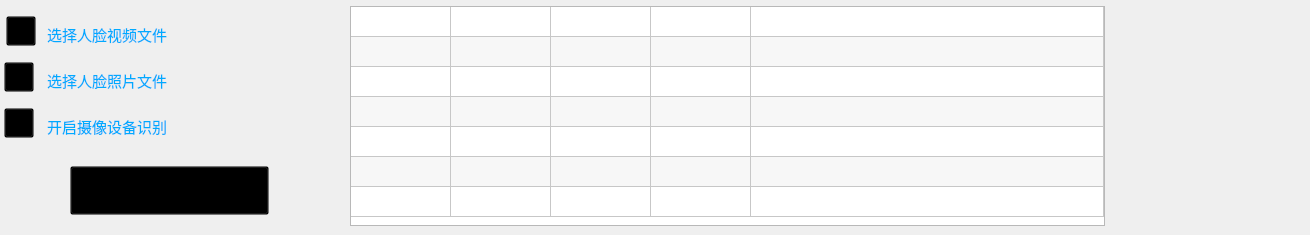
    <widget class="QWidget" name="tab_rec">
     <attribute name="title">
      <string>识别</string>
     </attribute>
     <widget class="QTextEdit" name="textEdit_camera">
      <property name="geometry">
       <rect>
        <x>42</x>
        <y>110</y>
        <width>283</width>
        <height>30</height>
       </rect>
      </property>
      <property name="minimumSize">
       <size>
        <width>0</width>
        <height>30</height>
       </size>
      </property>
      <property name="maximumSize">
       <size>
        <width>16777215</width>
        <height>35</height>
       </size>
      </property>
      <property name="font">
       <font>
        <family>华文仿宋</family>
        <pointsize>12</pointsize>
       </font>
      </property>
      <property name="layoutDirection">
       <enum>Qt::LeftToRight</enum>
      </property>
      <property name="styleSheet">
       <string notr="true">background-color: transparent;
border-color: rgb(0, 170, 255);
color: rgb(0, 170, 255);</string>
      </property>
      <property name="verticalScrollBarPolicy">
       <enum>Qt::ScrollBarAlwaysOff</enum>
      </property>
      <property name="horizontalScrollBarPolicy">
       <enum>Qt::ScrollBarAsNeeded</enum>
      </property>
      <property name="lineWrapMode">
       <enum>QTextEdit::NoWrap</enum>
      </property>
      <property name="readOnly">
       <bool>true</bool>
      </property>
      <property name="html">
       <string>&lt;!DOCTYPE HTML PUBLIC &quot;-//W3C//DTD HTML 4.0//EN&quot; &quot;http://www.w3.org/TR/REC-html40/strict.dtd&quot;&gt;
&lt;html&gt;&lt;head&gt;&lt;meta name=&quot;qrichtext&quot; content=&quot;1&quot; /&gt;&lt;style type=&quot;text/css&quot;&gt;
p, li { white-space: pre-wrap; }
&lt;/style&gt;&lt;/head&gt;&lt;body style=&quot; font-family:'华文仿宋'; font-size:12pt; font-weight:400; font-style:normal;&quot;&gt;
&lt;p style=&quot; margin-top:0px; margin-bottom:0px; margin-left:0px; margin-right:0px; -qt-block-indent:0; text-indent:0px;&quot;&gt;&lt;span style=&quot; font-family:'Adobe Devanagari'; font-size:11pt;&quot;&gt;开启摄像设备识别&lt;/span&gt;&lt;/p&gt;&lt;/body&gt;&lt;/html&gt;</string>
      </property>
      <property name="tabStopDistance">
       <double>80.000000000000000</double>
      </property>
     </widget>
     <widget class="QTextEdit" name="textEdit_video">
      <property name="geometry">
       <rect>
        <x>42</x>
        <y>18</y>
        <width>283</width>
        <height>30</height>
       </rect>
      </property>
      <property name="minimumSize">
       <size>
        <width>0</width>
        <height>30</height>
       </size>
      </property>
      <property name="maximumSize">
       <size>
        <width>16777215</width>
        <height>35</height>
       </size>
      </property>
      <property name="font">
       <font>
        <family>华文仿宋</family>
        <pointsize>12</pointsize>
       </font>
      </property>
      <property name="layoutDirection">
       <enum>Qt::RightToLeft</enum>
      </property>
      <property name="styleSheet">
       <string notr="true">background-color: transparent;
border-color: rgb(0, 170, 255);
color:rgb(0, 170, 255);</string>
      </property>
      <property name="verticalScrollBarPolicy">
       <enum>Qt::ScrollBarAlwaysOff</enum>
      </property>
      <property name="horizontalScrollBarPolicy">
       <enum>Qt::ScrollBarAsNeeded</enum>
      </property>
      <property name="sizeAdjustPolicy">
       <enum>QAbstractScrollArea::AdjustIgnored</enum>
      </property>
      <property name="lineWrapMode">
       <enum>QTextEdit::NoWrap</enum>
      </property>
      <property name="readOnly">
       <bool>true</bool>
      </property>
      <property name="html">
       <string>&lt;!DOCTYPE HTML PUBLIC &quot;-//W3C//DTD HTML 4.0//EN&quot; &quot;http://www.w3.org/TR/REC-html40/strict.dtd&quot;&gt;
&lt;html&gt;&lt;head&gt;&lt;meta name=&quot;qrichtext&quot; content=&quot;1&quot; /&gt;&lt;style type=&quot;text/css&quot;&gt;
p, li { white-space: pre-wrap; }
&lt;/style&gt;&lt;/head&gt;&lt;body style=&quot; font-family:'华文仿宋'; font-size:12pt; font-weight:400; font-style:normal;&quot;&gt;
&lt;p style=&quot; margin-top:0px; margin-bottom:0px; margin-left:0px; margin-right:0px; -qt-block-indent:0; text-indent:0px;&quot;&gt;&lt;span style=&quot; font-family:'Adobe Devanagari'; font-size:11pt;&quot;&gt;选择人脸视频文件&lt;/span&gt;&lt;/p&gt;&lt;/body&gt;&lt;/html&gt;</string>
      </property>
     </widget>
     <widget class="QTextEdit" name="textEdit_file">
      <property name="geometry">
       <rect>
        <x>42</x>
        <y>64</y>
        <width>283</width>
        <height>30</height>
       </rect>
      </property>
      <property name="minimumSize">
       <size>
        <width>0</width>
        <height>30</height>
       </size>
      </property>
      <property name="maximumSize">
       <size>
        <width>16777215</width>
        <height>35</height>
       </size>
      </property>
      <property name="font">
       <font>
        <family>华文仿宋</family>
        <pointsize>12</pointsize>
       </font>
      </property>
      <property name="layoutDirection">
       <enum>Qt::LeftToRight</enum>
      </property>
      <property name="styleSheet">
       <string notr="true">background-color: transparent;
border-color: rgb(0, 170, 255);
color: rgb(0, 170, 255);</string>
      </property>
      <property name="verticalScrollBarPolicy">
       <enum>Qt::ScrollBarAlwaysOff</enum>
      </property>
      <property name="horizontalScrollBarPolicy">
       <enum>Qt::ScrollBarAsNeeded</enum>
      </property>
      <property name="sizeAdjustPolicy">
       <enum>QAbstractScrollArea::AdjustIgnored</enum>
      </property>
      <property name="lineWrapMode">
       <enum>QTextEdit::NoWrap</enum>
      </property>
      <property name="readOnly">
       <bool>true</bool>
      </property>
      <property name="html">
       <string>&lt;!DOCTYPE HTML PUBLIC &quot;-//W3C//DTD HTML 4.0//EN&quot; &quot;http://www.w3.org/TR/REC-html40/strict.dtd&quot;&gt;
&lt;html&gt;&lt;head&gt;&lt;meta name=&quot;qrichtext&quot; content=&quot;1&quot; /&gt;&lt;style type=&quot;text/css&quot;&gt;
p, li { white-space: pre-wrap; }
&lt;/style&gt;&lt;/head&gt;&lt;body style=&quot; font-family:'华文仿宋'; font-size:12pt; font-weight:400; font-style:normal;&quot;&gt;
&lt;p style=&quot; margin-top:0px; margin-bottom:0px; margin-left:0px; margin-right:0px; -qt-block-indent:0; text-indent:0px;&quot;&gt;&lt;span style=&quot; font-family:'Adobe Devanagari'; font-size:11pt;&quot;&gt;选择人脸照片文件&lt;/span&gt;&lt;/p&gt;&lt;/body&gt;&lt;/html&gt;</string>
      </property>
     </widget>
     <widget class="QToolButton" name="toolButton_runing">
      <property name="geometry">
       <rect>
        <x>70</x>
        <y>166</y>
        <width>199</width>
        <height>49</height>
       </rect>
      </property>
      <property name="minimumSize">
       <size>
        <width>150</width>
        <height>40</height>
       </size>
      </property>
      <property name="maximumSize">
       <size>
        <width>200</width>
        <height>50</height>
       </size>
      </property>
      <property name="cursor">
       <cursorShape>PointingHandCursor</cursorShape>
      </property>
      <property name="autoFillBackground">
       <bool>false</bool>
      </property>
      <property name="styleSheet">
       <string notr="true">background-color: transparent;</string>
      </property>
      <property name="text">
       <string/>
      </property>
      <property name="icon">
       <iconset resource="image1.qrc">
        <normaloff>:/newPrefix/images_test/runicon.png</normaloff>:/newPrefix/images_test/runicon.png</iconset>
      </property>
      <property name="iconSize">
       <size>
        <width>327</width>
        <height>69</height>
       </size>
      </property>
      <property name="popupMode">
       <enum>QToolButton::DelayedPopup</enum>
      </property>
      <property name="toolButtonStyle">
       <enum>Qt::ToolButtonTextUnderIcon</enum>
      </property>
      <property name="autoRaise">
       <bool>false</bool>
      </property>
      <property name="arrowType">
       <enum>Qt::NoArrow</enum>
      </property>
     </widget>
     <widget class="QLabel" name="label_pic_baceface">
      <property name="geometry">
       <rect>
        <x>1148</x>
        <y>36</y>
        <width>153</width>
        <height>171</height>
       </rect>
      </property>
      <property name="styleSheet">
       <string notr="true">border-image: url(:/newPrefix/images_test/iniface.png);</string>
      </property>
      <property name="text">
       <string/>
      </property>
     </widget>
     <widget class="QToolButton" name="toolButton_camera">
      <property name="geometry">
       <rect>
        <x>4</x>
        <y>108</y>
        <width>30</width>
        <height>30</height>
       </rect>
      </property>
      <property name="minimumSize">
       <size>
        <width>28</width>
        <height>30</height>
       </size>
      </property>
      <property name="maximumSize">
       <size>
        <width>30</width>
        <height>30</height>
       </size>
      </property>
      <property name="cursor">
       <cursorShape>PointingHandCursor</cursorShape>
      </property>
      <property name="autoFillBackground">
       <bool>false</bool>
      </property>
      <property name="styleSheet">
       <string notr="true">background-color: transparent;
border-color: rgb(0, 170, 255);
color:rgb(0, 170, 255);</string>
      </property>
      <property name="text">
       <string/>
      </property>
      <property name="icon">
       <iconset resource="image1.qrc">
        <normaloff>:/newPrefix/images_test/g1.png</normaloff>:/newPrefix/images_test/g1.png</iconset>
      </property>
      <property name="iconSize">
       <size>
        <width>50</width>
        <height>39</height>
       </size>
      </property>
      <property name="popupMode">
       <enum>QToolButton::DelayedPopup</enum>
      </property>
      <property name="toolButtonStyle">
       <enum>Qt::ToolButtonTextUnderIcon</enum>
      </property>
      <property name="autoRaise">
       <bool>false</bool>
      </property>
      <property name="arrowType">
       <enum>Qt::NoArrow</enum>
      </property>
     </widget>
     <widget class="QToolButton" name="toolButton_video">
      <property name="geometry">
       <rect>
        <x>6</x>
        <y>16</y>
        <width>30</width>
        <height>30</height>
       </rect>
      </property>
      <property name="minimumSize">
       <size>
        <width>28</width>
        <height>25</height>
       </size>
      </property>
      <property name="maximumSize">
       <size>
        <width>30</width>
        <height>30</height>
       </size>
      </property>
      <property name="cursor">
       <cursorShape>PointingHandCursor</cursorShape>
      </property>
      <property name="autoFillBackground">
       <bool>false</bool>
      </property>
      <property name="styleSheet">
       <string notr="true">background-color: transparent;
border-color: rgb(0, 170, 255);
color:rgb(0, 170, 255);</string>
      </property>
      <property name="text">
       <string/>
      </property>
      <property name="icon">
       <iconset resource="image1.qrc">
        <normaloff>:/newPrefix/images_test/video.png</normaloff>:/newPrefix/images_test/video.png</iconset>
      </property>
      <property name="iconSize">
       <size>
        <width>30</width>
        <height>30</height>
       </size>
      </property>
      <property name="popupMode">
       <enum>QToolButton::DelayedPopup</enum>
      </property>
      <property name="toolButtonStyle">
       <enum>Qt::ToolButtonTextUnderIcon</enum>
      </property>
      <property name="autoRaise">
       <bool>false</bool>
      </property>
      <property name="arrowType">
       <enum>Qt::NoArrow</enum>
      </property>
     </widget>
     <widget class="QToolButton" name="toolButton_file">
      <property name="geometry">
       <rect>
        <x>4</x>
        <y>62</y>
        <width>30</width>
        <height>30</height>
       </rect>
      </property>
      <property name="minimumSize">
       <size>
        <width>28</width>
        <height>30</height>
       </size>
      </property>
      <property name="maximumSize">
       <size>
        <width>30</width>
        <height>30</height>
       </size>
      </property>
      <property name="cursor">
       <cursorShape>PointingHandCursor</cursorShape>
      </property>
      <property name="autoFillBackground">
       <bool>false</bool>
      </property>
      <property name="styleSheet">
       <string notr="true">background-color: transparent;
border-color: rgb(0, 170, 255);
color:rgb(0, 170, 255);</string>
      </property>
      <property name="text">
       <string/>
      </property>
      <property name="icon">
       <iconset resource="image1.qrc">
        <normaloff>:/newPrefix/images_test/filefold.png</normaloff>:/newPrefix/images_test/filefold.png</iconset>
      </property>
      <property name="iconSize">
       <size>
        <width>50</width>
        <height>39</height>
       </size>
      </property>
      <property name="popupMode">
       <enum>QToolButton::DelayedPopup</enum>
      </property>
      <property name="toolButtonStyle">
       <enum>Qt::ToolButtonTextUnderIcon</enum>
      </property>
      <property name="autoRaise">
       <bool>false</bool>
      </property>
      <property name="arrowType">
       <enum>Qt::NoArrow</enum>
      </property>
     </widget>
     <widget class="QTableWidget" name="tableWidget_rec">
      <property name="geometry">
       <rect>
        <x>350</x>
        <y>6</y>
        <width>755</width>
        <height>220</height>
       </rect>
      </property>
      <property name="sizePolicy">
       <sizepolicy hsizetype="Expanding" vsizetype="Expanding">
        <horstretch>0</horstretch>
        <verstretch>0</verstretch>
       </sizepolicy>
      </property>
      <property name="minimumSize">
       <size>
        <width>569</width>
        <height>150</height>
       </size>
      </property>
      <property name="maximumSize">
       <size>
        <width>16777215</width>
        <height>220</height>
       </size>
      </property>
      <property name="font">
       <font>
        <pointsize>10</pointsize>
        <weight>50</weight>
        <bold>false</bold>
       </font>
      </property>
      <property name="verticalScrollBarPolicy">
       <enum>Qt::ScrollBarAsNeeded</enum>
      </property>
      <property name="horizontalScrollBarPolicy">
       <enum>Qt::ScrollBarAlwaysOff</enum>
      </property>
      <property name="sizeAdjustPolicy">
       <enum>QAbstractScrollArea::AdjustIgnored</enum>
      </property>
      <property name="alternatingRowColors">
       <bool>true</bool>
      </property>
      <property name="wordWrap">
       <bool>false</bool>
      </property>
      <property name="rowCount">
       <number>7</number>
      </property>
      <attribute name="horizontalHeaderVisible">
       <bool>false</bool>
      </attribute>
      <attribute name="horizontalHeaderCascadingSectionResizes">
       <bool>false</bool>
      </attribute>
      <attribute name="horizontalHeaderStretchLastSection">
       <bool>true</bool>
      </attribute>
      <attribute name="verticalHeaderVisible">
       <bool>false</bool>
      </attribute>
      <attribute name="verticalHeaderCascadingSectionResizes">
       <bool>false</bool>
      </attribute>
      <row>
       <property name="text">
        <string>0</string>
       </property>
      </row>
      <row>
       <property name="text">
        <string>1</string>
       </property>
      </row>
      <row>
       <property name="text">
        <string>2</string>
       </property>
      </row>
      <row/>
      <row/>
      <row/>
      <row/>
      <column>
       <property name="text">
        <string>序号</string>
       </property>
       <property name="font">
        <font>
         <family>微软雅黑</family>
         <pointsize>9</pointsize>
         <weight>50</weight>
         <bold>false</bold>
        </font>
       </property>
       <property name="textAlignment">
        <set>AlignCenter</set>
       </property>
      </column>
      <column>
       <property name="text">
        <string>画面标识</string>
       </property>
       <property name="font">
        <font>
         <family>微软雅黑</family>
         <pointsize>9</pointsize>
         <weight>50</weight>
         <bold>false</bold>
        </font>
       </property>
       <property name="textAlignment">
        <set>AlignCenter</set>
       </property>
      </column>
      <column>
       <property name="text">
        <string>人脸</string>
       </property>
       <property name="font">
        <font>
         <family>微软雅黑</family>
         <pointsize>9</pointsize>
         <weight>50</weight>
         <bold>false</bold>
        </font>
       </property>
       <property name="textAlignment">
        <set>AlignCenter</set>
       </property>
      </column>
      <column>
       <property name="text">
        <string>时间</string>
       </property>
       <property name="font">
        <font>
         <family>微软雅黑</family>
         <pointsize>9</pointsize>
        </font>
       </property>
       <property name="textAlignment">
        <set>AlignCenter</set>
       </property>
      </column>
      <column>
       <property name="text">
        <string>距离</string>
       </property>
       <property name="font">
        <font>
         <family>微软雅黑</family>
         <pointsize>9</pointsize>
        </font>
       </property>
       <property name="textAlignment">
        <set>AlignCenter</set>
       </property>
      </column>
      <item row="0" column="0">
       <property name="text">
        <string/>
       </property>
       <property name="textAlignment">
        <set>AlignCenter</set>
       </property>
      </item>
      <item row="0" column="1">
       <property name="text">
        <string/>
       </property>
       <property name="textAlignment">
        <set>AlignLeading|AlignVCenter</set>
       </property>
      </item>
      <item row="0" column="2">
       <property name="text">
        <string/>
       </property>
       <property name="textAlignment">
        <set>AlignCenter</set>
       </property>
      </item>
      <item row="1" column="0">
       <property name="text">
        <string/>
       </property>
       <property name="textAlignment">
        <set>AlignCenter</set>
       </property>
      </item>
      <item row="1" column="2">
       <property name="text">
        <string/>
       </property>
       <property name="textAlignment">
        <set>AlignCenter</set>
       </property>
      </item>
      <item row="2" column="0">
       <property name="text">
        <string/>
       </property>
       <property name="textAlignment">
        <set>AlignCenter</set>
       </property>
      </item>
      <item row="2" column="2">
       <property name="text">
        <string/>
       </property>
       <property name="textAlignment">
        <set>AlignCenter</set>
       </property>
      </item>
     </widget>
     <zorder>textEdit_camera</zorder>
     <zorder>textEdit_video</zorder>
     <zorder>textEdit_file</zorder>
     <zorder>toolButton_runing</zorder>
     <zorder>toolButton_camera</zorder>
     <zorder>toolButton_video</zorder>
     <zorder>toolButton_file</zorder>
     <zorder>label_pic_baceface</zorder>
     <zorder>tableWidget_rec</zorder>
    </widget>
